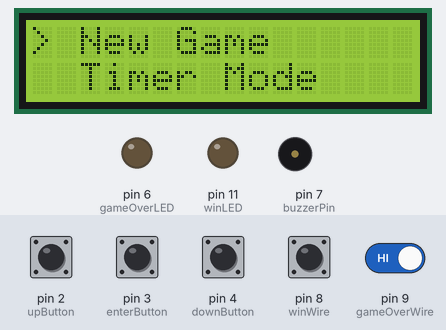
Recording of a sketch running on a simulated Arduino Uno, built with avr-gcc and run on an emulated ATmega328P. Parts: 16×2 character LCD, output pins drawn as LEDs (lit = HIGH), buzzer (waves = sounding). The test bench sets the inputs (shaded band); at power-on: pin 2 (upButton), pin 3 (enterButton), pin 4 (downButton), pin 8 (winWire), pin 9 (gameOverWire) HIGH. EEPROM starts erased; pins used as bus, display or sensor lines are not drawn.

Above: at 1.2 s.
1.3 s: pin 2 (upButton) pulled LOW for 1 s
At 2.8 s:
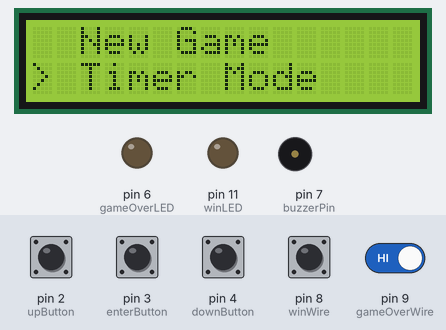
3.8 s: pin 3 (enterButton) pulled LOW for 0.15 s
At 4.1 s:
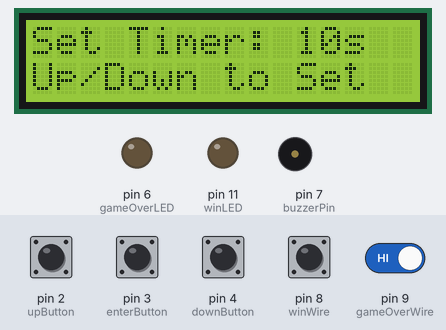
5.4 s: pin 3 (enterButton) pulled LOW for 1 s
At 6.0 s:
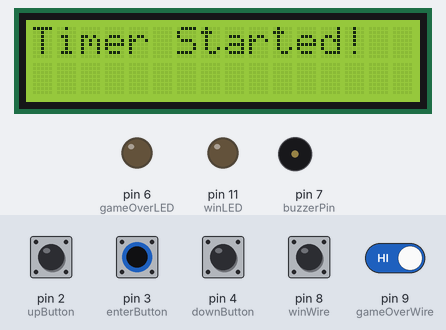
7.9 s: pin 8 (winWire) pulled LOW for 0.15 s
At 9.2 s:
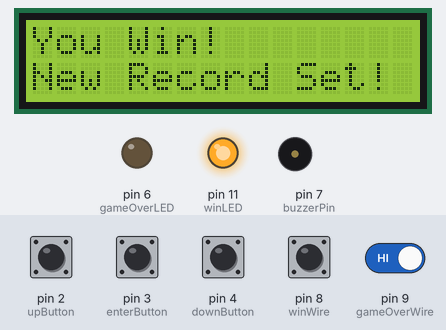
10.0 s: pin 3 (enterButton) driven LOW and pin 9 (gameOverWire) driven LOW
At 12.8 s:
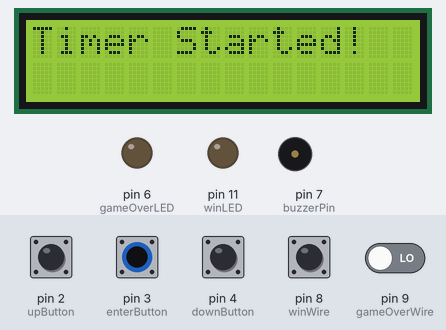
13.0 s: pin 9 (gameOverWire) driven HIGH
At 25.5 s:
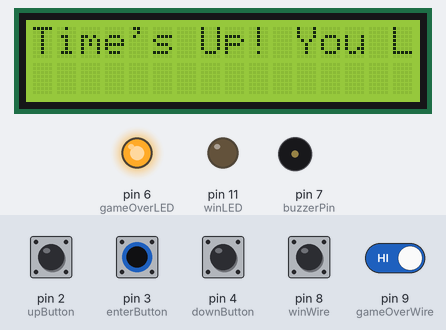
Timing chart, 0 to 42.9 s (numbered marks = the images above; inputs shaded):
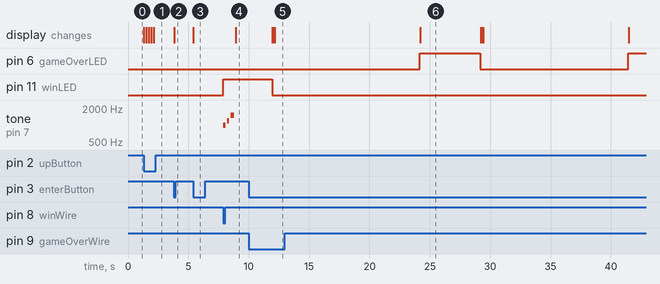

Measured:
- after the input at 1.3 s, the display: changes at once (image 1)
- after the input at 3.8 s, the display: changes at once (image 2)
- after the input at 5.4 s, the display: changes at once (image 3)
- after the input at 7.9 s, pin 11 (winLED): LOW → HIGH at once; tone on pin 7 (buzzerPin): plays 1000 Hz for 0.20 s, 1200 Hz for 0.20 s, 1500 Hz for 0.30 s, starting at once; the display: changes after 1.0 s (image 4)
- after the input at 10.0 s, the display: first differs from a run without the input after 2.0 s (image 5 shows a later state)
- after the input at 13.0 s, the display: changes after 11.2 s (image 6)

The sketch:

wirebuz.ino
```cpp
#include <Wire.h>
#include <LiquidCrystal_I2C.h>
#include <EEPROM.h>

// I2C LCD configuration
LiquidCrystal_I2C lcd(0x27, 16, 2); // Address: 0x27, 16x2 display

// Pin configuration
const int gameOverWire = 9; // Pin connected to the "game over" wire
const int winWire = 8;      // Pin connected to the "win" wire
const int buzzerPin = 7;    // Pin connected to the buzzer
const int gameOverLED = 6;  // LED to indicate "game over"
const int winLED = 11;       // LED to indicate "win"
const int upButton = 2;     // Up button
const int enterButton = 3;  // Enter button
const int downButton = 4;   // Down button

// Variables
int menuIndex = 0;        // Tracks the current menu item
int timerDuration = 10;   // Default timer duration (in seconds)
unsigned long bestTime = 0; // Shortest winning time stored in EEPROM

// Debounce settings
unsigned long lastDebounceTime = 0;
const unsigned long debounceDelay = 200; // 200ms debounce delay

void setup() {
  // Initialize the LCD
  lcd.begin();
  lcd.backlight();

  // Set pin modes
  pinMode(gameOverWire, INPUT_PULLUP);
  pinMode(winWire, INPUT_PULLUP);
  pinMode(buzzerPin, OUTPUT);
  pinMode(gameOverLED, OUTPUT);
  pinMode(winLED, OUTPUT);
  pinMode(upButton, INPUT_PULLUP);
  pinMode(enterButton, INPUT_PULLUP);
  pinMode(downButton, INPUT_PULLUP);

  // Start with LEDs and buzzer off
  digitalWrite(buzzerPin, LOW);
  digitalWrite(gameOverLED, LOW);
  digitalWrite(winLED, LOW);

  // Load the best time from EEPROM
  bestTime = EEPROM.read(0) | (EEPROM.read(1) << 8);
  if (bestTime == 0xFFFF) { // No valid record found
    bestTime = 0;
  }

  // Display initial menu
  displayMenu();
}

void loop() {
  // Check for button presses and navigate menu
  if (buttonPressed(upButton)) {
    menuIndex = (menuIndex - 1 + 2) % 2;
    displayMenu();
  } else if (buttonPressed(downButton)) {
    menuIndex = (menuIndex + 1) % 2;
    displayMenu();
  } else if (buttonPressed(enterButton)) {
    executeMenuOption();
  }
}

void displayMenu() {
  lcd.clear();
  if (menuIndex == 0) {
    lcd.setCursor(0, 0);
    lcd.print("> New Game");
    lcd.setCursor(0, 1);
    lcd.print("  Timer Mode");
  } else if (menuIndex == 1) {
    lcd.setCursor(0, 0);
    lcd.print("  New Game");
    lcd.setCursor(0, 1);
    lcd.print("> Timer Mode");
  }
}

void executeMenuOption() {
  lcd.clear();
  if (menuIndex == 0) {
    startNewGame();
  } else if (menuIndex == 1) {
    timerMode();
  }
}

void startNewGame() {
  lcd.setCursor(0, 0);
  lcd.print("New Game Started!");
  delay(2000);
  playGame(false);
}

void timerMode() {
  lcd.setCursor(0, 0);
  lcd.print("Set Timer: ");
  lcd.print(timerDuration);
  lcd.print("s");
  lcd.setCursor(0, 1);
  lcd.print("Up/Down to Set");

  while (true) {
    if (buttonPressed(upButton)) {
      timerDuration += 5;
      updateTimerDisplay();
    } else if (buttonPressed(downButton)) {
      timerDuration = max(5, timerDuration - 5);
      updateTimerDisplay();
    } else if (buttonPressed(enterButton)) {
      lcd.clear();
      lcd.print("Timer Started!");
      delay(2000);
      playGame(true);
      break;
    }
  }
}

void updateTimerDisplay() {
  lcd.setCursor(0, 0);
  lcd.print("Set Timer: ");
  lcd.print(timerDuration);
  lcd.print("s  ");
}

void playGame(bool timerMode) {
  unsigned long startTime = millis();
  unsigned long timeLimit = timerDuration * 1000;

  while (true) {
    int gameOverState = digitalRead(gameOverWire);
    int winState = digitalRead(winWire);

    if (gameOverState == LOW) {
      endGame("Game Over! Lost", false, 0);
      break;
    } else if (winState == LOW) {
      unsigned long elapsedTime = millis() - startTime;
      endGame("You Win!", true, elapsedTime);
      break;
    } else if (timerMode && (millis() - startTime >= timeLimit)) {
      endGame("Time's Up! You Lost", false, 0);
      break;
    }
  }
}

void endGame(const char* message, bool win, unsigned long elapsedTime) {
  if (win) {
    digitalWrite(winLED, HIGH);
    playWinTone();  // Play victory melody

    if (elapsedTime < bestTime || bestTime == 0) {
      bestTime = elapsedTime;
      saveBestTime();
      lcd.clear();
      lcd.setCursor(0, 0);
      lcd.print("You Win!");
      lcd.setCursor(0, 1);
      lcd.print("New Record Set!");
    } else {
      lcd.clear();
      lcd.setCursor(0, 0);
      lcd.print("You Win!");
      lcd.setCursor(0, 1);
      lcd.print("Time: ");
      lcd.print(elapsedTime / 1000);
      lcd.print("s");
    }
  } else {
    digitalWrite(buzzerPin, HIGH);
    digitalWrite(gameOverLED, HIGH);
    lcd.clear();
    lcd.setCursor(0, 0);
    lcd.print(message);
    delay(2000);
    digitalWrite(buzzerPin, LOW);
  }

  delay(3000);

  digitalWrite(gameOverLED, LOW);
  digitalWrite(winLED, LOW);
  displayMenu();
}

void playWinTone() {
  tone(buzzerPin, 1000, 200);
  delay(300);
  tone(buzzerPin, 1200, 200);
  delay(300);
  tone(buzzerPin, 1500, 300);
  delay(400);
  noTone(buzzerPin);
}

void saveBestTime() {
  EEPROM.write(0, bestTime & 0xFF);
  EEPROM.write(1, (bestTime >> 8) & 0xFF);
}

bool buttonPressed(int buttonPin) {
  if (digitalRead(buttonPin) == LOW) {
    if (millis() - lastDebounceTime > debounceDelay) {
      lastDebounceTime = millis();
      return true;
    }
  }
  return false;
}
```
